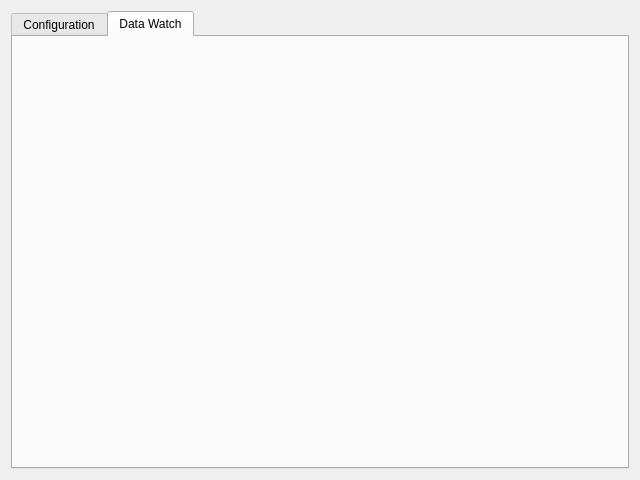
<?xml version="1.0" encoding="UTF-8"?>
<ui version="4.0">
 <class>MainWindow</class>
 <widget class="QMainWindow" name="MainWindow">
  <property name="geometry">
   <rect>
    <x>0</x>
    <y>0</y>
    <width>640</width>
    <height>480</height>
   </rect>
  </property>
  <property name="minimumSize">
   <size>
    <width>640</width>
    <height>480</height>
   </size>
  </property>
  <property name="windowTitle">
   <string>Water Cooling Simulator HMI</string>
  </property>
  <widget class="QWidget" name="centralWidget">
   <layout class="QVBoxLayout" name="verticalLayout_9">
    <item>
     <widget class="QTabWidget" name="tabWidget">
      <property name="currentIndex">
       <number>1</number>
      </property>
      <widget class="QWidget" name="tabSimulation">
       <attribute name="title">
        <string>Configuration</string>
       </attribute>
       <layout class="QVBoxLayout" name="verticalLayout_2">
        <item>
         <layout class="QHBoxLayout" name="horizontalLayout">
          <item>
           <spacer name="horizontalSpacer_4">
            <property name="orientation">
             <enum>Qt::Horizontal</enum>
            </property>
            <property name="sizeHint" stdset="0">
             <size>
              <width>40</width>
              <height>20</height>
             </size>
            </property>
           </spacer>
          </item>
          <item>
           <widget class="QLabel" name="deviceName_label">
            <property name="text">
             <string>Device:</string>
            </property>
           </widget>
          </item>
          <item>
           <widget class="QLineEdit" name="deviceName"/>
          </item>
          <item>
           <spacer name="horizontalSpacer">
            <property name="orientation">
             <enum>Qt::Horizontal</enum>
            </property>
            <property name="sizeHint" stdset="0">
             <size>
              <width>40</width>
              <height>20</height>
             </size>
            </property>
           </spacer>
          </item>
         </layout>
        </item>
        <item>
         <layout class="QHBoxLayout" name="horizontalLayout_2">
          <item>
           <spacer name="horizontalSpacer_2">
            <property name="orientation">
             <enum>Qt::Horizontal</enum>
            </property>
            <property name="sizeHint" stdset="0">
             <size>
              <width>40</width>
              <height>20</height>
             </size>
            </property>
           </spacer>
          </item>
          <item>
           <widget class="QPushButton" name="pbConnect">
            <property name="text">
             <string>Connect</string>
            </property>
           </widget>
          </item>
          <item>
           <widget class="QPushButton" name="pbDisconnect">
            <property name="text">
             <string>Disconnect</string>
            </property>
           </widget>
          </item>
          <item>
           <spacer name="horizontalSpacer_3">
            <property name="orientation">
             <enum>Qt::Horizontal</enum>
            </property>
            <property name="sizeHint" stdset="0">
             <size>
              <width>40</width>
              <height>20</height>
             </size>
            </property>
           </spacer>
          </item>
         </layout>
        </item>
        <item>
         <widget class="Line" name="line">
          <property name="orientation">
           <enum>Qt::Horizontal</enum>
          </property>
         </widget>
        </item>
        <item>
         <layout class="QHBoxLayout" name="horizontalLayout_3">
          <item>
           <layout class="QVBoxLayout" name="verticalLayout">
            <item>
             <widget class="QLabel" name="label">
              <property name="text">
               <string>Pump PID</string>
              </property>
              <property name="alignment">
               <set>Qt::AlignCenter</set>
              </property>
             </widget>
            </item>
            <item>
             <layout class="QHBoxLayout" name="horizontalLayout_6">
              <item>
               <widget class="QLabel" name="label_3">
                <property name="text">
                 <string>P</string>
                </property>
                <property name="alignment">
                 <set>Qt::AlignRight|Qt::AlignTrailing|Qt::AlignVCenter</set>
                </property>
               </widget>
              </item>
              <item>
               <widget class="QDoubleSpinBox" name="pumpPEdit">
                <property name="decimals">
                 <number>3</number>
                </property>
                <property name="maximum">
                 <double>999.999000000000024</double>
                </property>
                <property name="value">
                 <double>1.000000000000000</double>
                </property>
               </widget>
              </item>
              <item>
               <widget class="QLabel" name="pumpPVal">
                <property name="text">
                 <string>1.000</string>
                </property>
               </widget>
              </item>
             </layout>
            </item>
            <item>
             <layout class="QHBoxLayout" name="horizontalLayout_5">
              <item>
               <widget class="QLabel" name="label_4">
                <property name="text">
                 <string>I</string>
                </property>
                <property name="alignment">
                 <set>Qt::AlignRight|Qt::AlignTrailing|Qt::AlignVCenter</set>
                </property>
               </widget>
              </item>
              <item>
               <widget class="QDoubleSpinBox" name="pumpIEdit">
                <property name="decimals">
                 <number>3</number>
                </property>
                <property name="maximum">
                 <double>999.999000000000024</double>
                </property>
               </widget>
              </item>
              <item>
               <widget class="QLabel" name="pumpIVal">
                <property name="text">
                 <string>0.000</string>
                </property>
               </widget>
              </item>
             </layout>
            </item>
            <item>
             <layout class="QHBoxLayout" name="horizontalLayout_4">
              <item>
               <widget class="QLabel" name="label_5">
                <property name="text">
                 <string>D</string>
                </property>
                <property name="alignment">
                 <set>Qt::AlignRight|Qt::AlignTrailing|Qt::AlignVCenter</set>
                </property>
               </widget>
              </item>
              <item>
               <widget class="QDoubleSpinBox" name="pumpDEdit">
                <property name="decimals">
                 <number>3</number>
                </property>
                <property name="maximum">
                 <double>999.999000000000024</double>
                </property>
               </widget>
              </item>
              <item>
               <widget class="QLabel" name="pumpDVal">
                <property name="text">
                 <string>0.000</string>
                </property>
               </widget>
              </item>
             </layout>
            </item>
           </layout>
          </item>
          <item>
           <layout class="QVBoxLayout" name="verticalLayout_4">
            <item>
             <widget class="QLabel" name="label_2">
              <property name="text">
               <string>Fan PID</string>
              </property>
              <property name="alignment">
               <set>Qt::AlignCenter</set>
              </property>
             </widget>
            </item>
            <item>
             <layout class="QHBoxLayout" name="horizontalLayout_9">
              <item>
               <widget class="QLabel" name="label_6">
                <property name="text">
                 <string>P</string>
                </property>
                <property name="alignment">
                 <set>Qt::AlignRight|Qt::AlignTrailing|Qt::AlignVCenter</set>
                </property>
               </widget>
              </item>
              <item>
               <widget class="QDoubleSpinBox" name="fanPEdit">
                <property name="decimals">
                 <number>3</number>
                </property>
                <property name="maximum">
                 <double>999.999000000000024</double>
                </property>
                <property name="value">
                 <double>1.000000000000000</double>
                </property>
               </widget>
              </item>
              <item>
               <widget class="QLabel" name="fanPVal">
                <property name="text">
                 <string>1.000</string>
                </property>
               </widget>
              </item>
             </layout>
            </item>
            <item>
             <layout class="QHBoxLayout" name="horizontalLayout_8">
              <item>
               <widget class="QLabel" name="label_7">
                <property name="text">
                 <string>I</string>
                </property>
                <property name="alignment">
                 <set>Qt::AlignRight|Qt::AlignTrailing|Qt::AlignVCenter</set>
                </property>
               </widget>
              </item>
              <item>
               <widget class="QDoubleSpinBox" name="fanIEdit">
                <property name="decimals">
                 <number>3</number>
                </property>
                <property name="maximum">
                 <double>999.999000000000024</double>
                </property>
               </widget>
              </item>
              <item>
               <widget class="QLabel" name="fanIVal">
                <property name="text">
                 <string>0.000</string>
                </property>
               </widget>
              </item>
             </layout>
            </item>
            <item>
             <layout class="QHBoxLayout" name="horizontalLayout_7">
              <item>
               <widget class="QLabel" name="label_8">
                <property name="text">
                 <string>D</string>
                </property>
                <property name="alignment">
                 <set>Qt::AlignRight|Qt::AlignTrailing|Qt::AlignVCenter</set>
                </property>
               </widget>
              </item>
              <item>
               <widget class="QDoubleSpinBox" name="fanDEdit">
                <property name="decimals">
                 <number>3</number>
                </property>
                <property name="maximum">
                 <double>999.999000000000024</double>
                </property>
               </widget>
              </item>
              <item>
               <widget class="QLabel" name="fanDVal">
                <property name="text">
                 <string>0.000</string>
                </property>
               </widget>
              </item>
             </layout>
            </item>
           </layout>
          </item>
          <item>
           <widget class="QPushButton" name="pbSetPIDs">
            <property name="text">
             <string>Set</string>
            </property>
           </widget>
          </item>
         </layout>
        </item>
        <item>
         <spacer name="verticalSpacer">
          <property name="orientation">
           <enum>Qt::Vertical</enum>
          </property>
          <property name="sizeHint" stdset="0">
           <size>
            <width>20</width>
            <height>40</height>
           </size>
          </property>
         </spacer>
        </item>
       </layout>
      </widget>
      <widget class="QWidget" name="tab_2">
       <attribute name="title">
        <string>Data Watch</string>
       </attribute>
       <layout class="QVBoxLayout" name="verticalLayout_3">
        <item>
         <widget class="QCustomPlot" name="widget" native="true"/>
        </item>
       </layout>
      </widget>
     </widget>
    </item>
   </layout>
  </widget>
  <action name="actionConnect">
   <property name="text">
    <string>Connect</string>
   </property>
  </action>
  <action name="actionDisconnect">
   <property name="text">
    <string>Disconnect</string>
   </property>
  </action>
 </widget>
 <layoutdefault spacing="6" margin="11"/>
 <customwidgets>
  <customwidget>
   <class>QCustomPlot</class>
   <extends>QWidget</extends>
   <header>qcustomplot.h</header>
   <container>1</container>
  </customwidget>
 </customwidgets>
 <resources/>
 <connections/>
</ui>
